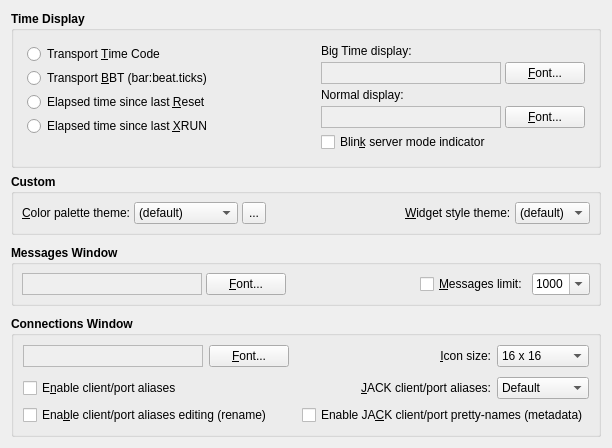
     <widget class="QWidget" name="DisplayTabPage">
      <attribute name="title">
       <string>Display</string>
      </attribute>
      <layout class="QVBoxLayout">
       <item>
        <widget class="QGroupBox" name="TimeDisplayGroupBox">
         <property name="font">
          <font>
           <weight>75</weight>
           <bold>true</bold>
          </font>
         </property>
         <property name="title">
          <string>Time Display</string>
         </property>
         <property name="flat">
          <bool>true</bool>
         </property>
         <layout class="QGridLayout">
          <item row="0" column="0">
           <layout class="QVBoxLayout">
            <property name="spacing">
             <number>4</number>
            </property>
            <property name="margin">
             <number>4</number>
            </property>
            <item>
             <widget class="QRadioButton" name="TransportTimeRadioButton">
              <property name="font">
               <font>
                <weight>50</weight>
                <bold>false</bold>
               </font>
              </property>
              <property name="text">
               <string>Transport &amp;Time Code</string>
              </property>
             </widget>
            </item>
            <item>
             <widget class="QRadioButton" name="TransportBBTRadioButton">
              <property name="font">
               <font>
                <weight>50</weight>
                <bold>false</bold>
               </font>
              </property>
              <property name="text">
               <string>Transport &amp;BBT (bar:beat.ticks)</string>
              </property>
             </widget>
            </item>
            <item>
             <widget class="QRadioButton" name="ElapsedResetRadioButton">
              <property name="font">
               <font>
                <weight>50</weight>
                <bold>false</bold>
               </font>
              </property>
              <property name="text">
               <string>Elapsed time since last &amp;Reset</string>
              </property>
             </widget>
            </item>
            <item>
             <widget class="QRadioButton" name="ElapsedXrunRadioButton">
              <property name="font">
               <font>
                <weight>50</weight>
                <bold>false</bold>
               </font>
              </property>
              <property name="text">
               <string>Elapsed time since last &amp;XRUN</string>
              </property>
             </widget>
            </item>
           </layout>
          </item>
          <item row="0" column="1" rowspan="2">
           <spacer>
            <property name="orientation">
             <enum>Qt::Horizontal</enum>
            </property>
            <property name="sizeHint">
             <size>
              <width>8</width>
              <height>20</height>
             </size>
            </property>
           </spacer>
          </item>
          <item row="0" column="2" rowspan="2">
           <layout class="QGridLayout">
            <property name="margin">
             <number>4</number>
            </property>
            <property name="spacing">
             <number>4</number>
            </property>
            <item row="3" column="0">
             <widget class="QLabel" name="DisplayFont2TextLabel">
              <property name="minimumSize">
               <size>
                <width>180</width>
                <height>0</height>
               </size>
              </property>
              <property name="maximumSize">
               <size>
                <width>260</width>
                <height>32767</height>
               </size>
              </property>
              <property name="font">
               <font>
                <weight>50</weight>
                <bold>false</bold>
               </font>
              </property>
              <property name="toolTip">
               <string>Sample front panel normal display font</string>
              </property>
              <property name="autoFillBackground">
               <bool>true</bool>
              </property>
              <property name="frameShape">
               <enum>QFrame::StyledPanel</enum>
              </property>
              <property name="frameShadow">
               <enum>QFrame::Sunken</enum>
              </property>
              <property name="alignment">
               <set>Qt::AlignCenter</set>
              </property>
              <property name="wordWrap">
               <bool>false</bool>
              </property>
             </widget>
            </item>
            <item row="1" column="0">
             <widget class="QLabel" name="DisplayFont1TextLabel">
              <property name="minimumSize">
               <size>
                <width>180</width>
                <height>0</height>
               </size>
              </property>
              <property name="maximumSize">
               <size>
                <width>260</width>
                <height>32767</height>
               </size>
              </property>
              <property name="font">
               <font>
                <weight>50</weight>
                <bold>false</bold>
               </font>
              </property>
              <property name="toolTip">
               <string>Sample big time display font</string>
              </property>
              <property name="autoFillBackground">
               <bool>true</bool>
              </property>
              <property name="frameShape">
               <enum>QFrame::StyledPanel</enum>
              </property>
              <property name="frameShadow">
               <enum>QFrame::Sunken</enum>
              </property>
              <property name="alignment">
               <set>Qt::AlignCenter</set>
              </property>
              <property name="wordWrap">
               <bool>false</bool>
              </property>
             </widget>
            </item>
            <item row="0" column="0" colspan="2">
             <widget class="QLabel" name="DisplayFont1Label">
              <property name="font">
               <font>
                <weight>50</weight>
                <bold>false</bold>
               </font>
              </property>
              <property name="text">
               <string>Big Time display:</string>
              </property>
              <property name="wordWrap">
               <bool>false</bool>
              </property>
             </widget>
            </item>
            <item row="3" column="1">
             <widget class="QPushButton" name="DisplayFont2PushButton">
              <property name="font">
               <font>
                <weight>50</weight>
                <bold>false</bold>
               </font>
              </property>
              <property name="toolTip">
               <string>Select font for front panel normal display</string>
              </property>
              <property name="text">
               <string>&amp;Font...</string>
              </property>
              <property name="autoDefault">
               <bool>false</bool>
              </property>
             </widget>
            </item>
            <item row="1" column="1">
             <widget class="QPushButton" name="DisplayFont1PushButton">
              <property name="font">
               <font>
                <weight>50</weight>
                <bold>false</bold>
               </font>
              </property>
              <property name="toolTip">
               <string>Select font for big time display</string>
              </property>
              <property name="text">
               <string>&amp;Font...</string>
              </property>
              <property name="autoDefault">
               <bool>false</bool>
              </property>
             </widget>
            </item>
            <item row="2" column="0" colspan="2">
             <widget class="QLabel" name="DisplayFont2Label">
              <property name="font">
               <font>
                <weight>50</weight>
                <bold>false</bold>
               </font>
              </property>
              <property name="text">
               <string>Normal display:</string>
              </property>
              <property name="wordWrap">
               <bool>false</bool>
              </property>
             </widget>
            </item>
            <item row="4" column="0" colspan="2">
             <widget class="QCheckBox" name="DisplayBlinkCheckBox">
              <property name="font">
               <font>
                <weight>50</weight>
                <bold>false</bold>
               </font>
              </property>
              <property name="toolTip">
               <string>Whether to enable blinking (flashing) of the server mode (RT) indicator</string>
              </property>
              <property name="text">
               <string>Blin&amp;k server mode indicator</string>
              </property>
             </widget>
            </item>
           </layout>
          </item>
         </layout>
        </widget>
       </item>
       <item>
        <widget class="QGroupBox" name="DisplayCustomGroupBox">
         <property name="font">
          <font>
           <weight>75</weight>
           <bold>true</bold>
          </font>
         </property>
         <property name="title">
          <string>Custom</string>
         </property>
         <property name="flat">
          <bool>true</bool>
         </property>
         <layout class="QGridLayout">
          <property name="margin">
           <number>8</number>
          </property>
          <property name="spacing">
           <number>4</number>
          </property>
          <item row="0" column="0">
           <widget class="QLabel" name="CustomColorThemeTextLabel">
            <property name="font">
             <font>
              <weight>50</weight>
              <bold>false</bold>
             </font>
            </property>
            <property name="text">
             <string>&amp;Color palette theme:</string>
            </property>
            <property name="alignment">
             <set>Qt::AlignRight|Qt::AlignTrailing|Qt::AlignVCenter</set>
            </property>
            <property name="buddy">
             <cstring>CustomColorThemeComboBox</cstring>
            </property>
           </widget>
          </item>
          <item row="0" column="1">
           <widget class="QComboBox" name="CustomColorThemeComboBox">
            <property name="font">
             <font>
              <weight>50</weight>
              <bold>false</bold>
             </font>
            </property>
            <property name="toolTip">
             <string>Custom color palette theme</string>
            </property>
            <property name="editable">
             <bool>false</bool>
            </property>
            <item>
             <property name="text">
              <string>(default)</string>
             </property>
            </item>
            <item>
             <property name="text">
              <string>Wonton Soup</string>
             </property>
            </item>
            <item>
             <property name="text">
              <string>KXStudio</string>
             </property>
            </item>
           </widget>
          </item>
          <item row="0" column="3">
           <widget class="QToolButton" name="CustomColorThemeToolButton">
            <property name="minimumSize">
             <size>
              <width>22</width>
              <height>22</height>
             </size>
            </property>
            <property name="maximumSize">
             <size>
              <width>24</width>
              <height>24</height>
             </size>
            </property>
            <property name="font">
             <font>
              <weight>50</weight>
              <bold>false</bold>
             </font>
            </property>
            <property name="focusPolicy">
             <enum>Qt::TabFocus</enum>
            </property>
            <property name="toolTip">
             <string>Manage custom color palette themes</string>
            </property>
            <property name="text">
             <string>...</string>
            </property>
           </widget>
          </item>
          <item row="0" column="4">
           <spacer>
            <property name="orientation">
             <enum>Qt::Horizontal</enum>
            </property>
            <property name="sizeHint">
             <size>
              <width>20</width>
              <height>20</height>
             </size>
            </property>
           </spacer>
          </item>
          <item row="0" column="5">
           <widget class="QLabel" name="CustomStyleThemeTextLabel">
            <property name="font">
             <font>
              <weight>50</weight>
              <bold>false</bold>
             </font>
            </property>
            <property name="text">
             <string>&amp;Widget style theme:</string>
            </property>
            <property name="buddy">
             <cstring>CustomStyleThemeComboBox</cstring>
            </property>
           </widget>
          </item>
          <item row="0" column="6">
           <widget class="QComboBox" name="CustomStyleThemeComboBox">
            <property name="font">
             <font>
              <weight>50</weight>
              <bold>false</bold>
             </font>
            </property>
            <property name="toolTip">
             <string>Custom widget style theme</string>
            </property>
            <property name="editable">
             <bool>false</bool>
            </property>
            <item>
             <property name="text">
              <string>(default)</string>
             </property>
            </item>
           </widget>
          </item>
         </layout>
        </widget>
       </item>
       <item>
        <spacer>
         <property name="orientation">
          <enum>Qt::Vertical</enum>
         </property>
         <property name="sizeHint">
          <size>
           <width>20</width>
           <height>4</height>
          </size>
         </property>
        </spacer>
       </item>
       <item>
        <widget class="QGroupBox" name="MessagesWindowGroupBox">
         <property name="font">
          <font>
           <weight>75</weight>
           <bold>true</bold>
          </font>
         </property>
         <property name="title">
          <string>Messages Window</string>
         </property>
         <property name="flat">
          <bool>true</bool>
         </property>
         <layout class="QHBoxLayout">
          <property name="spacing">
           <number>4</number>
          </property>
          <property name="margin">
           <number>8</number>
          </property>
          <item>
           <widget class="QLabel" name="MessagesFontTextLabel">
            <property name="minimumSize">
             <size>
              <width>180</width>
              <height>0</height>
             </size>
            </property>
            <property name="maximumSize">
             <size>
              <width>260</width>
              <height>16777215</height>
             </size>
            </property>
            <property name="font">
             <font>
              <weight>50</weight>
              <bold>false</bold>
             </font>
            </property>
            <property name="toolTip">
             <string>Sample messages text font display</string>
            </property>
            <property name="autoFillBackground">
             <bool>true</bool>
            </property>
            <property name="frameShape">
             <enum>QFrame::StyledPanel</enum>
            </property>
            <property name="frameShadow">
             <enum>QFrame::Sunken</enum>
            </property>
            <property name="alignment">
             <set>Qt::AlignCenter</set>
            </property>
            <property name="wordWrap">
             <bool>false</bool>
            </property>
           </widget>
          </item>
          <item>
           <widget class="QPushButton" name="MessagesFontPushButton">
            <property name="font">
             <font>
              <weight>50</weight>
              <bold>false</bold>
             </font>
            </property>
            <property name="toolTip">
             <string>Select font for the messages text display</string>
            </property>
            <property name="text">
             <string>&amp;Font...</string>
            </property>
            <property name="autoDefault">
             <bool>false</bool>
            </property>
           </widget>
          </item>
          <item>
           <spacer>
            <property name="orientation">
             <enum>Qt::Horizontal</enum>
            </property>
            <property name="sizeHint">
             <size>
              <width>8</width>
              <height>20</height>
             </size>
            </property>
           </spacer>
          </item>
          <item>
           <widget class="QCheckBox" name="MessagesLimitCheckBox">
            <property name="font">
             <font>
              <weight>50</weight>
              <bold>false</bold>
             </font>
            </property>
            <property name="toolTip">
             <string>Whether to keep a maximum number of lines in the messages window</string>
            </property>
            <property name="text">
             <string>&amp;Messages limit:</string>
            </property>
           </widget>
          </item>
          <item>
           <widget class="QComboBox" name="MessagesLimitLinesComboBox">
            <property name="font">
             <font>
              <weight>50</weight>
              <bold>false</bold>
             </font>
            </property>
            <property name="toolTip">
             <string>The maximum number of message lines to keep in view</string>
            </property>
            <property name="editable">
             <bool>true</bool>
            </property>
            <property name="currentIndex">
             <number>3</number>
            </property>
            <item>
             <property name="text">
              <string>100</string>
             </property>
            </item>
            <item>
             <property name="text">
              <string>250</string>
             </property>
            </item>
            <item>
             <property name="text">
              <string>500</string>
             </property>
            </item>
            <item>
             <property name="text">
              <string>1000</string>
             </property>
            </item>
            <item>
             <property name="text">
              <string>2500</string>
             </property>
            </item>
            <item>
             <property name="text">
              <string>5000</string>
             </property>
            </item>
           </widget>
          </item>
         </layout>
        </widget>
       </item>
       <item>
        <spacer>
         <property name="orientation">
          <enum>Qt::Vertical</enum>
         </property>
         <property name="sizeHint">
          <size>
           <width>20</width>
           <height>4</height>
          </size>
         </property>
        </spacer>
       </item>
       <item>
        <widget class="QGroupBox" name="ConnectionsWindowGroupBox">
         <property name="font">
          <font>
           <weight>75</weight>
           <bold>true</bold>
          </font>
         </property>
         <property name="title">
          <string>Connections Window</string>
         </property>
         <property name="flat">
          <bool>true</bool>
         </property>
         <layout class="QGridLayout">
          <item row="0" column="0">
           <widget class="QLabel" name="ConnectionsFontTextLabel">
            <property name="minimumSize">
             <size>
              <width>180</width>
              <height>0</height>
             </size>
            </property>
            <property name="maximumSize">
             <size>
              <width>260</width>
              <height>16777215</height>
             </size>
            </property>
            <property name="font">
             <font>
              <weight>50</weight>
              <bold>false</bold>
             </font>
            </property>
            <property name="toolTip">
             <string>Sample connections view font</string>
            </property>
            <property name="autoFillBackground">
             <bool>true</bool>
            </property>
            <property name="frameShape">
             <enum>QFrame::StyledPanel</enum>
            </property>
            <property name="frameShadow">
             <enum>QFrame::Sunken</enum>
            </property>
            <property name="alignment">
             <set>Qt::AlignCenter</set>
            </property>
            <property name="wordWrap">
             <bool>false</bool>
            </property>
           </widget>
          </item>
          <item row="0" column="1">
           <widget class="QPushButton" name="ConnectionsFontPushButton">
            <property name="font">
             <font>
              <weight>50</weight>
              <bold>false</bold>
             </font>
            </property>
            <property name="toolTip">
             <string>Select font for the connections view</string>
            </property>
            <property name="text">
             <string>&amp;Font...</string>
            </property>
            <property name="autoDefault">
             <bool>false</bool>
            </property>
           </widget>
          </item>
          <item row="0" column="2" colspan="2">
           <spacer>
            <property name="orientation">
             <enum>Qt::Horizontal</enum>
            </property>
            <property name="sizeHint">
             <size>
              <width>8</width>
              <height>20</height>
             </size>
            </property>
           </spacer>
          </item>
          <item row="0" column="4">
           <widget class="QLabel" name="ConnectionsIconSizeTextLabel">
            <property name="font">
             <font>
              <weight>50</weight>
              <bold>false</bold>
             </font>
            </property>
            <property name="text">
             <string>&amp;Icon size:</string>
            </property>
            <property name="alignment">
             <set>Qt::AlignRight|Qt::AlignTrailing|Qt::AlignVCenter</set>
            </property>
            <property name="wordWrap">
             <bool>false</bool>
            </property>
            <property name="buddy">
             <cstring>ConnectionsIconSizeComboBox</cstring>
            </property>
           </widget>
          </item>
          <item row="0" column="5">
           <widget class="QComboBox" name="ConnectionsIconSizeComboBox">
            <property name="font">
             <font>
              <weight>50</weight>
              <bold>false</bold>
             </font>
            </property>
            <property name="toolTip">
             <string>The icon size for each item of the connections view</string>
            </property>
            <property name="editable">
             <bool>false</bool>
            </property>
            <property name="currentIndex">
             <number>0</number>
            </property>
            <item>
             <property name="text">
              <string>16 x 16</string>
             </property>
            </item>
            <item>
             <property name="text">
              <string>32 x 32</string>
             </property>
            </item>
            <item>
             <property name="text">
              <string>64 x 64</string>
             </property>
            </item>
           </widget>
          </item>
          <item row="1" column="0" colspan="6">
           <spacer>
            <property name="orientation">
             <enum>Qt::Vertical</enum>
            </property>
            <property name="sizeHint">
             <size>
              <width>20</width>
              <height>4</height>
             </size>
            </property>
           </spacer>
          </item>
          <item row="2" column="0" colspan="3">
           <widget class="QCheckBox" name="AliasesEnabledCheckBox">
            <property name="font">
             <font>
              <weight>50</weight>
              <bold>false</bold>
             </font>
            </property>
            <property name="toolTip">
             <string>Whether to enable client/port name aliases on the connections window</string>
            </property>
            <property name="text">
             <string>E&amp;nable client/port aliases</string>
            </property>
           </widget>
          </item>
          <item row="2" column="3" colspan="2">
           <widget class="QLabel" name="JackClientPortAliasTextLabel">
            <property name="font">
             <font>
              <weight>50</weight>
              <bold>false</bold>
             </font>
            </property>
            <property name="text">
             <string>&amp;JACK client/port aliases:</string>
            </property>
            <property name="alignment">
             <set>Qt::AlignRight|Qt::AlignTrailing|Qt::AlignVCenter</set>
            </property>
            <property name="wordWrap">
             <bool>false</bool>
            </property>
            <property name="buddy">
             <cstring>JackClientPortAliasComboBox</cstring>
            </property>
           </widget>
          </item>
          <item row="2" column="5">
           <widget class="QComboBox" name="JackClientPortAliasComboBox">
            <property name="font">
             <font>
              <weight>50</weight>
              <bold>false</bold>
             </font>
            </property>
            <property name="toolTip">
             <string>JACK client/port aliases display mode</string>
            </property>
            <property name="editable">
             <bool>false</bool>
            </property>
            <property name="currentIndex">
             <number>0</number>
            </property>
            <item>
             <property name="text">
              <string>Default</string>
             </property>
            </item>
            <item>
             <property name="text">
              <string>First</string>
             </property>
            </item>
            <item>
             <property name="text">
              <string>Second</string>
             </property>
            </item>
           </widget>
          </item>
          <item row="3" column="0" colspan="3">
           <widget class="QCheckBox" name="AliasesEditingCheckBox">
            <property name="font">
             <font>
              <weight>50</weight>
              <bold>false</bold>
             </font>
            </property>
            <property name="toolTip">
             <string>Whether to enable in-place client/port name editing (rename)</string>
            </property>
            <property name="text">
             <string>Ena&amp;ble client/port aliases editing (rename)</string>
            </property>
           </widget>
          </item>
          <item row="3" column="3" colspan="3">
           <widget class="QCheckBox" name="JackClientPortMetadataCheckBox">
            <property name="font">
             <font>
              <weight>50</weight>
              <bold>false</bold>
             </font>
            </property>
            <property name="toolTip">
             <string>JACK client/port pretty-name (metadata) display mode</string>
            </property>
            <property name="text">
             <string>Enable JA&amp;CK client/port pretty-names (metadata)</string>
            </property>
           </widget>
          </item>
         </layout>
        </widget>
       </item>
      </layout>
     </widget>
